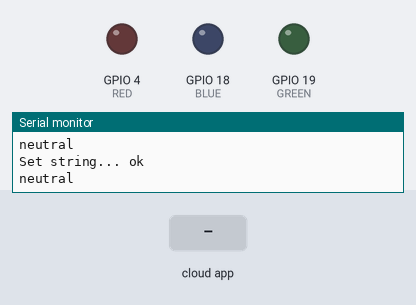
Recording of a program running on a simulated ESP32. Shown: output pins drawn as LEDs (lit = HIGH), the last lines printed to the serial monitor. Inputs (shaded band) come from the test bench. WiFi joins after 1.5 s; servers stay silent unless stated; the Firebase database answers and starts empty.

Above: at 3.2 s.
3.3 s: the phone or cloud app sets emotions to happy
At 4.5 s:
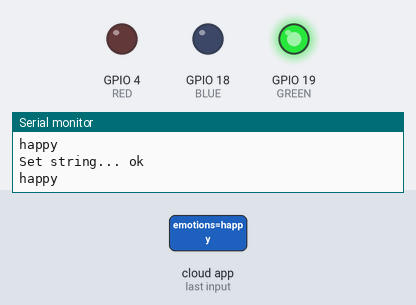
4.8 s: the phone or cloud app sets emotions to sad
At 6.0 s:
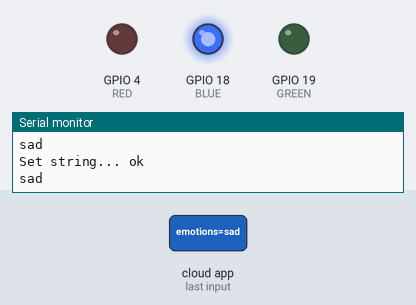
6.3 s: the phone or cloud app sets emotions to angry
At 7.3 s:
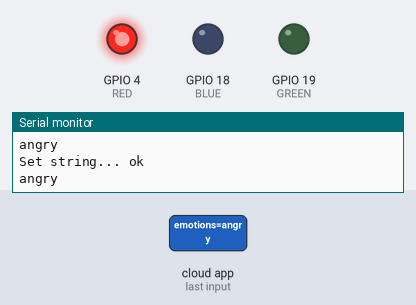
Timing chart, 0 to 9.3 s (numbered marks = the images above; inputs shaded):
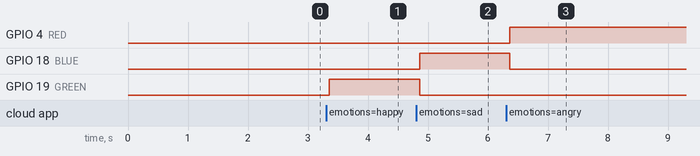

The program:

main.cpp
```cpp
#include <WiFi.h>
#include <Firebase_ESP_Client.h>
#include <addons/TokenHelper.h>
#include <addons/RTDBHelper.h>
#include <secrets.h>
#include<HardwareSerial.h>


 // Define the RX and TX pins for Serial 2
 #define RXD2 16
 #define TXD2 17

 #define Arduino_BAUD 9600

 // Create an instance of the HardwareSerial class for Serial 2
 HardwareSerial arduinoSerial(2);
// -- Pinouts and instances

#define RED 4
#define BLUE 18
#define GREEN 19


// PWM setup ESP32

#define PWM_CHANNEL 0   // Choose a free channel (0–15)
#define PWM_FREQ 1600000   // PWM frequency in Hz
#define PWM_RES 8

// Define Firebase Data object
FirebaseData fbdo;

FirebaseAuth auth;
FirebaseConfig config;

int val1 = 0;
bool prevVal1 = 0; // Variable to store the previous state of the IR sensor
int counter = 0;

int freq = 5000;
int resolution = 8  ;
void setup()
{

  Serial.begin(115200);
  pinMode(RED, OUTPUT);
  pinMode(GREEN, OUTPUT);
  pinMode(BLUE, OUTPUT);
  arduinoSerial.begin(Arduino_BAUD, SERIAL_8N1, RXD2, TXD2);


  WiFi.begin(WIFI_SSID, WIFI_PASSWORD);
  Serial.print("Connecting to Wi-Fi");

  while (WiFi.status() != WL_CONNECTED)
  {
    Serial.print(".");
    delay(300);
  }
  Serial.println();
  Serial.print("Connected with IP: ");
  Serial.println(WiFi.localIP());
  Serial.println();

  // Firbase stuff
  Serial.printf("Firebase Client v%s\n\n", FIREBASE_CLIENT_VERSION);
  /* Assign the api key (required) */
  config.api_key = API_KEY;
  /* Assign the user sign in credentials */
  auth.user.email = USER_EMAIL;
  auth.user.password = USER_PASSWORD;
  /* Assign the RTDB URL (required) */
  config.database_url = DATABASE_URL;
  /* Assign the callback function for the long running token generation task */
  config.token_status_callback = tokenStatusCallback; // see addons/TokenHelper.h
  Firebase.begin(&config, &auth);
  // Comment or pass false value when WiFi reconnection will control by your code or third party library
  Firebase.reconnectWiFi(true);
  Firebase.setDoubleDigits(5);
  // -- end of firebase stuff

  delay(500);

  // Serial.printf("Get int ref... %s\n", Firebase.RTDB.setInt(&fbdo, F("/counter"), 0) ? "ok" : fbdo.errorReason().c_str());
  digitalWrite(RED, 0);
  digitalWrite(GREEN, 0);
  digitalWrite(BLUE, 0);


}
String buff = " ";

bool status = false;
void loop()
{

  arduinoSerial.println("happy");


  // get dooor status
  if (Firebase.ready())
  {
    Serial.printf("Set string... %s\n", Firebase.RTDB.getString(&fbdo, F("/emotions")) ? "ok" : fbdo.errorReason().c_str());
    buff = fbdo.to<const char *>();
    if (buff == "happy")
    {
      Serial.println("happy");
      arduinoSerial.println("happy");
      digitalWrite(RED, 0);
      digitalWrite(GREEN, 1);
      digitalWrite(BLUE, 0);
      // fan on
      // smile face MATRIX
    }
    else if (buff == "sad")
    {
      Serial.println("sad");
      arduinoSerial.println("sad");

      digitalWrite(RED, 0);
      digitalWrite(GREEN, 0);
      digitalWrite(BLUE, 1);
      // fan off

      // sad emoji
    }
    else if (buff == "angry")
    {
      Serial.println("angry");
      arduinoSerial.println("angry");

      digitalWrite(RED, 1);
      digitalWrite(GREEN, 0);
      digitalWrite(BLUE, 0);

      // angry emoji
      // fan off
    }
    else
    {
      // fan off
      Serial.println("neutral");

      digitalWrite(RED, 0);
      digitalWrite(GREEN, 0);
      digitalWrite(BLUE, 0);
    }
  }
}
```

secrets.h
```cpp
#ifndef SECREST
#define SECREST
#define WIFI_SSID "Mokh"
#define WIFI_PASSWORD "*********"
#define API_KEY "***************************************"

/* 3. Define the RTDB URL */
#define DATABASE_URL "*************************************************************************"   //<databaseName>.firebaseio.com or <databaseName>.<region>.firebasedatabase.app

/* 4. Define the user Email and password that alreadey registerd or added in your project */
#define USER_EMAIL "*********************"
#define USER_PASSWORD "*************"
#endif
```

Measured:
- after the input at 3.3 s, GPIO 19 (GREEN): LOW → HIGH after 0.06 s
- after the input at 4.8 s, GPIO 18 (BLUE): LOW → HIGH after 0.06 s; GPIO 19 (GREEN): HIGH → LOW after 0.06 s
- after the input at 6.3 s, GPIO 4 (RED): LOW → HIGH after 0.06 s; GPIO 18 (BLUE): HIGH → LOW after 0.06 s
